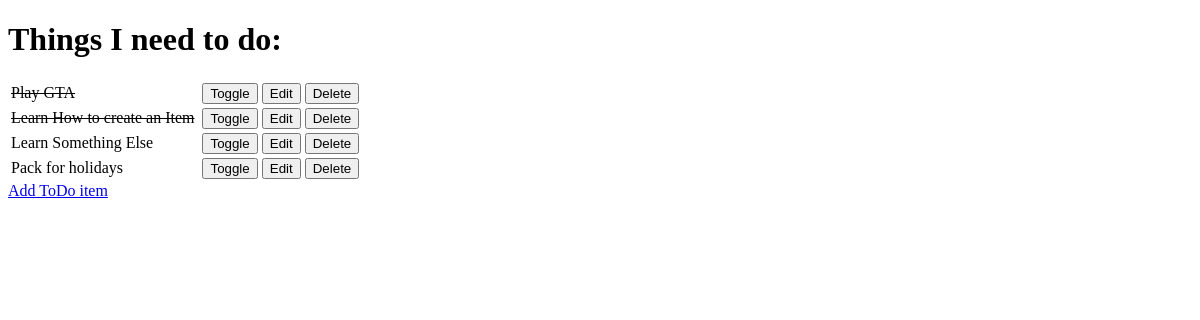
The app's page /, older data.
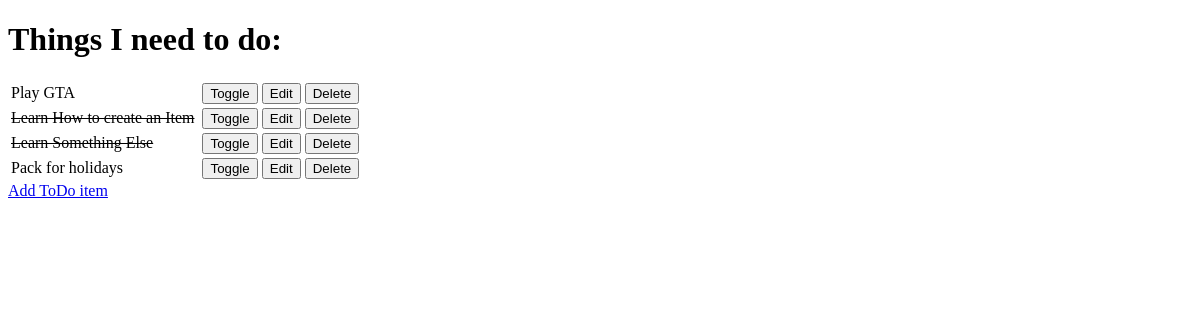
The same page, newer data.
### todo/models.py (models this page shows)
class Item(models.Model):
    name = models.CharField(max_length=50, null=False, blank=False)
    done = models.BooleanField(null=False, blank=False, default=False)
    def __str__(self):
        return self.name

### todo/views.py (the view)
# urls.py: path('', views.get_todo_list, name='get_todo_list'),
def get_todo_list(request):
    items = Item.objects.all()  # import all items from db
    context = {  # define a dictionary with all our imported items in it
        'items': items
    }
    return render(request, "todo/todo_list.html", context)

### todo/templates/todo/todo_list.html (shortened to what this page needs)
<!DOCTYPE html>
<html lang="en">
<head>
</head>
<body>
    <h1>Things I need to do:</h1>
    <table>
        {% for item in items %}
            <tr>
                {% if item.done %}
                    <td><strike>{{ item.name }}</strike>&nbsp;</td>
                {% else %}
                    <td>{{ item.name }}&nbsp;</td>
                {% endif %}
                    <td>
                        <a href="/toggle/{{ item.id }}">
                            <button>Toggle</button>
                        </a>
                    </td>
                    <td>
                        <a href="/edit/{{ item.id }}">
                            <button>Edit</button>
                        </a>
                    </td>
                    <td>
                        <a href="/delete/{{ item.id }}">
                            <button>Delete</button>
                        </a>
                    </td>
        {% endfor %}
    </table>
    <a href="/add">Add ToDo item</a>
</body>
</html>

Row changes from the older to the newer data that the page shows:
changed Item "Play GTA": done True → False (drawn)
changed Item "Learn Something Else": done False → True (drawn)
